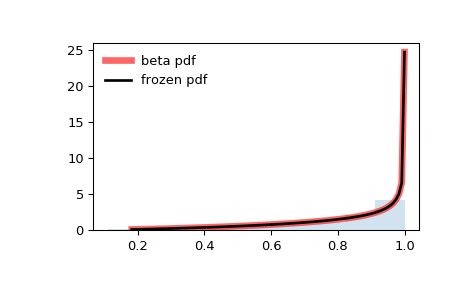

Source code (Python):
from scipy.stats import beta
import matplotlib.pyplot as plt
fig, ax = plt.subplots(1, 1)

# Calculate a few first moments:

a, b = 2.31, 0.627
mean, var, skew, kurt = beta.stats(a, b, moments='mvsk')

# Display the probability density function (``pdf``):

x = np.linspace(beta.ppf(0.01, a, b),
                beta.ppf(0.99, a, b), 100)
ax.plot(x, beta.pdf(x, a, b),
       'r-', lw=5, alpha=0.6, label='beta pdf')

# Alternatively, the distribution object can be called (as a function)
# to fix the shape, location and scale parameters. This returns a "frozen"
# RV object holding the given parameters fixed.

# Freeze the distribution and display the frozen ``pdf``:

rv = beta(a, b)
ax.plot(x, rv.pdf(x), 'k-', lw=2, label='frozen pdf')

# Check accuracy of ``cdf`` and ``ppf``:

vals = beta.ppf([0.001, 0.5, 0.999], a, b)
np.allclose([0.001, 0.5, 0.999], beta.cdf(vals, a, b))
# True

# Generate random numbers:

r = beta.rvs(a, b, size=1000)

# And compare the histogram:

ax.hist(r, density=True, histtype='stepfilled', alpha=0.2)
ax.legend(loc='best', frameon=False)
plt.show()
